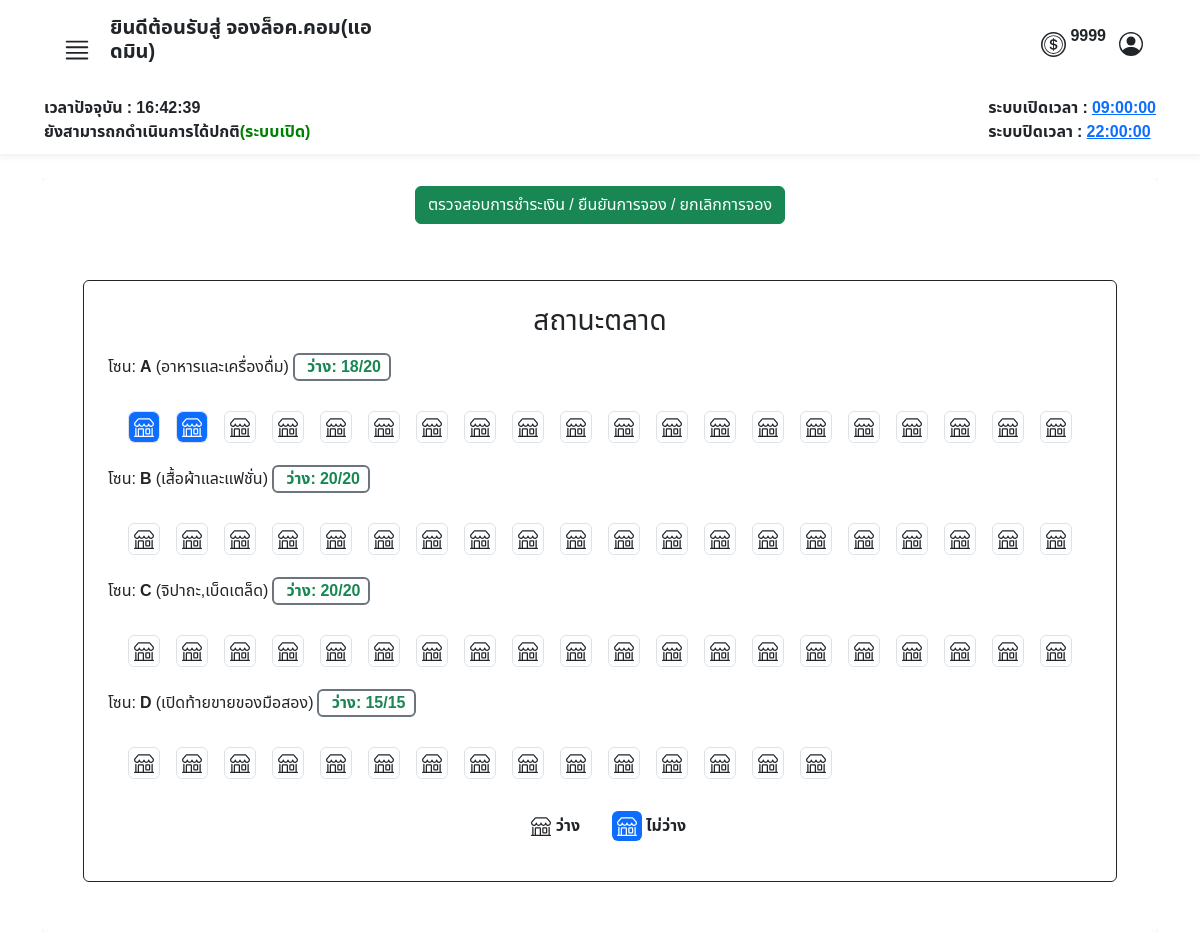
The page /admin/index.php (signed in) on the database as committed earlier.
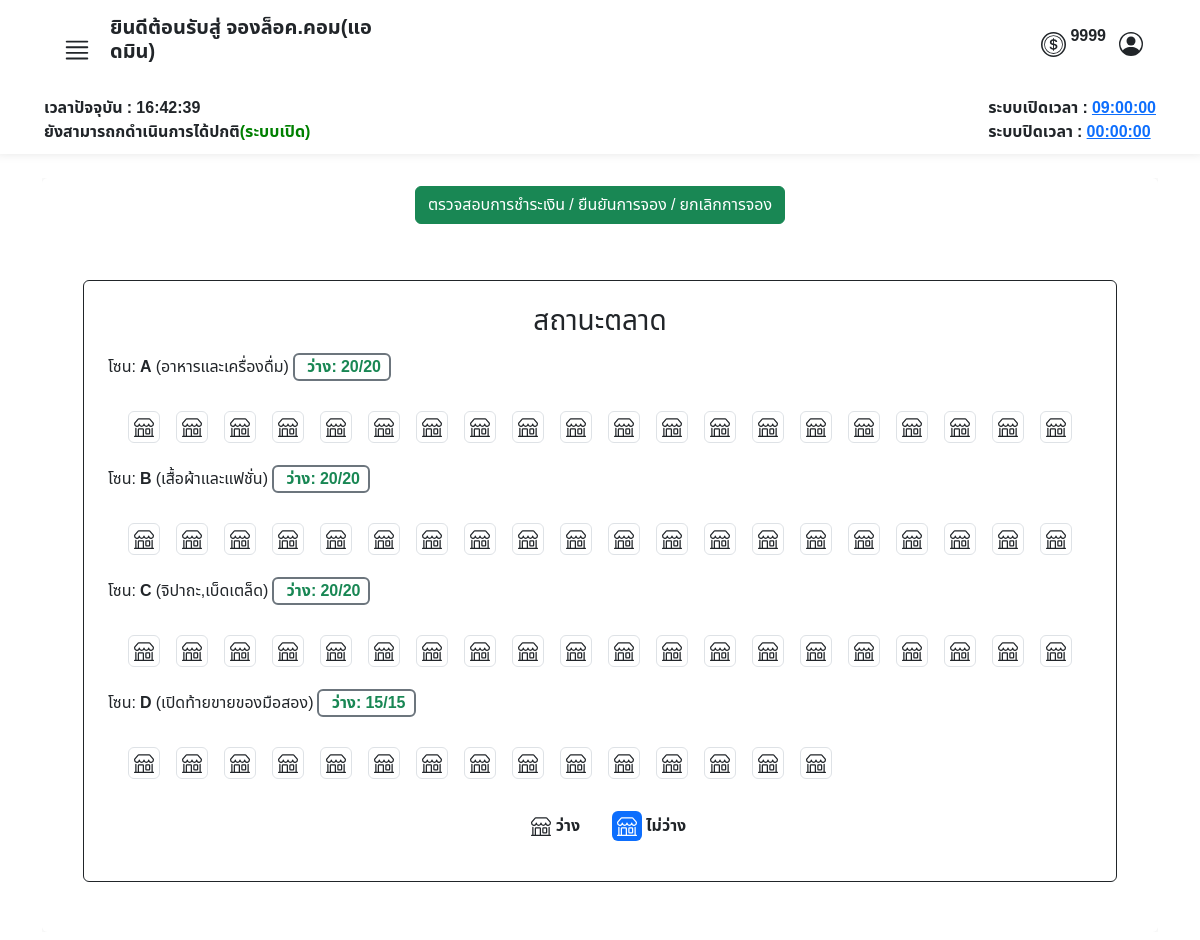
The same page on the database as committed later.
### tables this page shows
CREATE TABLE `operating_hours` (
  `id` int(11) NOT NULL,
  `opening_time` time NOT NULL,
  `closing_time` time NOT NULL
);

CREATE TABLE `zone_detail` (
  `zone_id` int(3) UNSIGNED ZEROFILL NOT NULL COMMENT 'รหัสโซน',
  `zone_name` varchar(50) NOT NULL COMMENT 'ชื่อโซน',
  `zone_detail` varchar(45) NOT NULL,
  `pricePerDate` float DEFAULT NULL COMMENT 'ราคาต่อวัน',
  `pricePerMonth` float DEFAULT NULL COMMENT 'ราคาต่อเดือน'
);

CREATE TABLE `locks` (
  `id_locks` int(11) NOT NULL COMMENT 'ไอดีล็อค',
  `lock_name` varchar(10) NOT NULL COMMENT 'ชื่อเลขล็อต',
  `zone_id` int(3) UNSIGNED ZEROFILL DEFAULT NULL COMMENT 'รหัสประเภทโซน',
  `booking_id` int(10) UNSIGNED ZEROFILL DEFAULT NULL COMMENT 'รหัสการจอง',
  `available` int(3) DEFAULT NULL COMMENT 'สถานะ ว่าง หรือ จองแล้ว '
);

### admin/fetch_zone_detail.php (the view, shortened to what the changed rows need)
<div class="d-flex flex-column border border-dark rounded p-4 mb-3">
    <div class="col-12 d-flex flex-wrap justify-content-center align-item-center">
        <?php
        require("../condb.php");
        $sql = "SELECT * FROM zone_detail ORDER BY zone_name";
        if ($result = $conn->query($sql)) {
            if ($result->num_rows > 0) {
                while ($row = $result->fetch_assoc()) {
                    $zone_id = $row["zone_id"];
                    $sql_count = "SELECT COUNT(id_locks) AS total_locks,
                                                                SUM(CASE WHEN available = 0 THEN 1 ELSE 0 END) AS available_locks
                                                         FROM locks
                                                         WHERE zone_id = $zone_id";
                    $result_count = $conn->query($sql_count);
                    $count_data = $result_count->fetch_assoc();
                    $total_locks = $count_data['total_locks'];
                    $available_locks = $count_data['available_locks'];
                    $percentage_available = ($total_locks > 0) ? ($available_locks / $total_locks) * 100 : 0;
                    $color = '';
                    if ($percentage_available > 30) {
                        $color = '<strong class="text-success border border-secondary border-2 px-2 mx-1 rounded">
                                                            ว่าง: ' . $available_locks . '/' . $total_locks . '
                                                        </strong>';
                    } else if ($percentage_available <= 30) {
                        $color = '<strong class="text-danger border border-secondary border-2 px-2 mx-1 rounded">
                                                            ว่าง: ' . $available_locks . '/' . $total_locks . '
                                                        </strong>';
                    }
                    echo '
                                    <div class="mt-2 ">
                                       <div class="row ">
                                            <div class="col">
                                                <div class="d-flex justify-content-start">
                                                        <div class="">
                                                        <p class="zone_detail"
                                                            data-bs-toggle="tooltip"
                                                            data-bs-placement="right"
                                                            title="รายวัน ' . $row["pricePerDate"] . '฿<br>รายเดือน ' . $row["pricePerMonth"] . '฿">
                                                                            โซน: <strong>' . $row["zone_name"] . '</strong> (' . $row["zone_detail"] . ')' . $color . '
                                                        </p>
                                                        </div>
                                                </div>
                                        </div>
                                    </div>
                                    ';
                    $sql2 = "SELECT * FROM locks WHERE zone_id = " . $row["zone_id"];
                    if ($result2 = $conn->query($sql2)) {
                        if ($result2->num_rows > 0) {
                            echo '<div class="d-flex flex-wrap container-md">';
                            while ($row2 = $result2->fetch_assoc()) {
                                echo '<div class="mx-2 ">
                                                        <p>';
                                if ($row2["available"] == 0) {
                                    echo '
                                                    <div class="border rounded " style="text-align: center;">
                                                        <div class="bg-lightt rounded d-flex justify-content-center align-items-center" style="width: 30px; height:30px;">
                                                            <svg xmlns="http://www.w3.org/2000/svg" width="20" height="20" fill="currentColor" class="bi bi-shop" viewBox="0 0 16 16">
                                                                <path d="M2.97 1.35A1 1 0 0 1 3.73 1h8.54a1 1 0 0 1 .76.35l2.609 3.044A1.5 1.5 0 0 1 16 5.37v.255a2.375 2.375 0 0 1-4.25 1.458A2.37 2.37 0 0 1 9.875 8 2.37 2.37 0 0 1 8 7.083 2.37 2.37 0 0 1 6.125 8a2.37 2.37 0 0 1-1.875-.917A2.375 2.375 0 0 1 0 5.625V5.37a1.5 1.5 0 0 1 .361-.976zm1.78 4.275a1.375 1.375 0 0 0 2.75 0 .5.5 0 0 1 1 0 1.375 1.375 0 0 0 2.75 0 .5.5 0 0 1 1 0 1.375 1.375 0 1 0 2.75 0V5.37a.5.5 0 0 0-.12-.325L12.27 2H3.73L1.12 5.045A.5.5 0 0 0 1 5.37v.255a1.375 1.375 0 0 0 2.75 0 .5.5 0 0 1 1 0M1.5 8.5A.5.5 0 0 1 2 9v6h1v-5a1 1 0 0 1 1-1h3a1 1 0 0 1 1 1v5h6V9a.5.5 0 0 1 1 0v6h.5a.5.5 0 0 1 0 1H.5a.5.5 0 0 1 0-1H1V9a.5.5 0 0 1 .5-.5M4 15h3v-5H4zm5-5a1 1 0 0 1 1-1h2a1 1 0 0 1 1 1v3a1 1 0 0 1-1 1h-2a1 1 0 0 1-1-1zm3 0h-2v3h2z" />
                                                            </svg>
                                                        </div>
                                                    </div>';
                                } else if ($row2["available"] == 1) {
                                    echo '
                                                <div class="border rounded d-flex flex-column justify-content-center align-items-center" style="text-align: center;">
                                                        <div class="bg-primary rounded d-flex justify-content-center align-items-center" style="width: 30px; height:30px; color:white;" >
                                                            <svg xmlns="http://www.w3.org/2000/svg" width="20" height="20" fill="currentColor" class="bi bi-shop" viewBox="0 0 16 16">
                                                                <path d="M2.97 1.35A1 1 0 0 1 3.73 1h8.54a1 1 0 0 1 .76.35l2.609 3.044A1.5 1.5 0 0 1 16 5.37v.255a2.375 2.375 0 0 1-4.25 1.458A2.37 2.37 0 0 1 9.875 8 2.37 2.37 0 0 1 8 7.083 2.37 2.37 0 0 1 6.125 8a2.37 2.37 0 0 1-1.875-.917A2.375 2.375 0 0 1 0 5.625V5.37a1.5 1.5 0 0 1 .361-.976zm1.78 4.275a1.375 1.375 0 0 0 2.75 0 .5.5 0 0 1 1 0 1.375 1.375 0 0 0 2.75 0 .5.5 0 0 1 1 0 1.375 1.375 0 1 0 2.75 0V5.37a.5.5 0 0 0-.12-.325L12.27 2H3.73L1.12 5.045A.5.5 0 0 0 1 5.37v.255a1.375 1.375 0 0 0 2.75 0 .5.5 0 0 1 1 0M1.5 8.5A.5.5 0 0 1 2 9v6h1v-5a1 1 0 0 1 1-1h3a1 1 0 0 1 1 1v5h6V9a.5.5 0 0 1 1 0v6h.5a.5.5 0 0 1 0 1H.5a.5.5 0 0 1 0-1H1V9a.5.5 0 0 1 .5-.5M4 15h3v-5H4zm5-5a1 1 0 0 1 1-1h2a1 1 0 0 1 1 1v3a1 1 0 0 1-1 1h-2a1 1 0 0 1-1-1zm3 0h-2v3h2z" />
                                                            </svg>
                                                        </div>
                                                    </div>';
                                }
                                echo '</p>
                                                        </div>';
                            }
                            echo '</div>';
                        } else {
                            echo "<p>ยังไม่มีการสร้างข้อมูลพื้นที่การขาย</p>";
                        }
                    } else {
                        echo "<p>Error in nested query: " . $conn->error . "</p>";
                    }
                }
            } else {
                echo "<p><strong>ยังไม่มีการสร้างข้อมูลพื้นที่การขาย</strong></p>";
            }
        } else {
            echo "<p>Error in main query: " . $conn->error . "</p>";
        }
        ?>
    </div>
</div>

### admin/admin_nav.php (shortened to what the changed rows need)
<nav class="row g-2 bgcolor">
    <?php
    require("../condb.php");
    $sql_time = "SELECT opening_time, closing_time FROM operating_hours LIMIT 1";
    $result = $conn->query($sql_time);
    $row_time = $result->fetch_assoc();
    $openingTime = $row_time['opening_time'];
    $closingTime = $row_time['closing_time'];
    ?>
    <div class="col-12 d-flex justify-content-between px-5">
        <strong>
            <div id="opening_time">ระบบเปิดเวลา : <a href="#" data-bs-toggle="modal" data-bs-target="#editTimeModal"><?php echo $openingTime; ?></a></div>
            <div id="closing_time">ระบบปิดเวลา : <a href="#" data-bs-toggle="modal" data-bs-target="#editTimeModal"><?php echo $closingTime; ?></a></div>
        </strong>
    </div>
</nav>

Rows that differ between the two databases and show on the page:
changed operating_hours: closing_time "22:00:00" → "00:00:00"
computed for zone_detail "อาหารและเครื่องดื่ม": available_locks "18" → "20"
changed locks (number 1 of 75 on the later page): available 1 → 0 (drawn)
changed locks (number 2 of 75 on the later page): available 1 → 0 (drawn)
